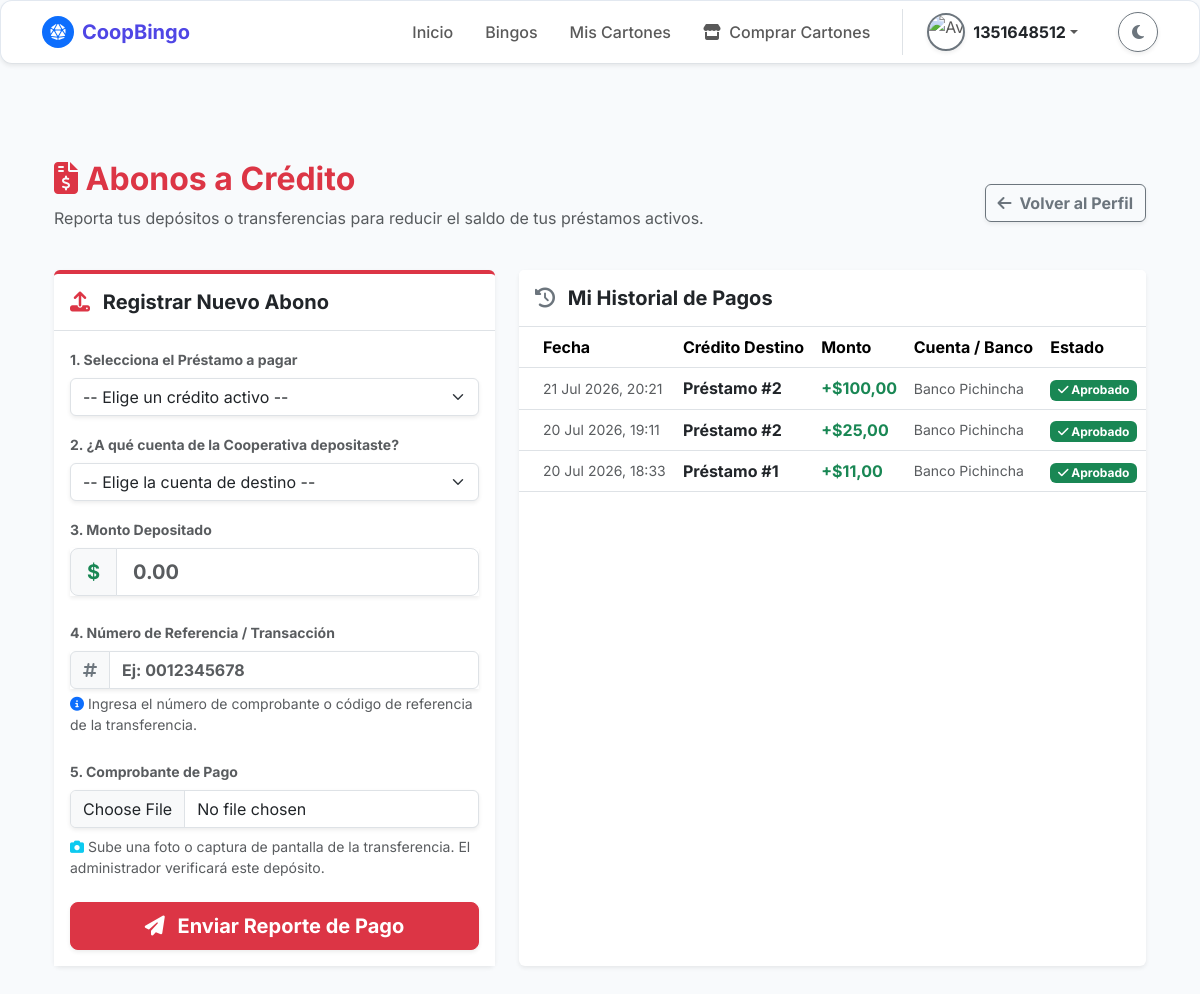
Before: /negocio/pagos/ (signed in) with the older database file.
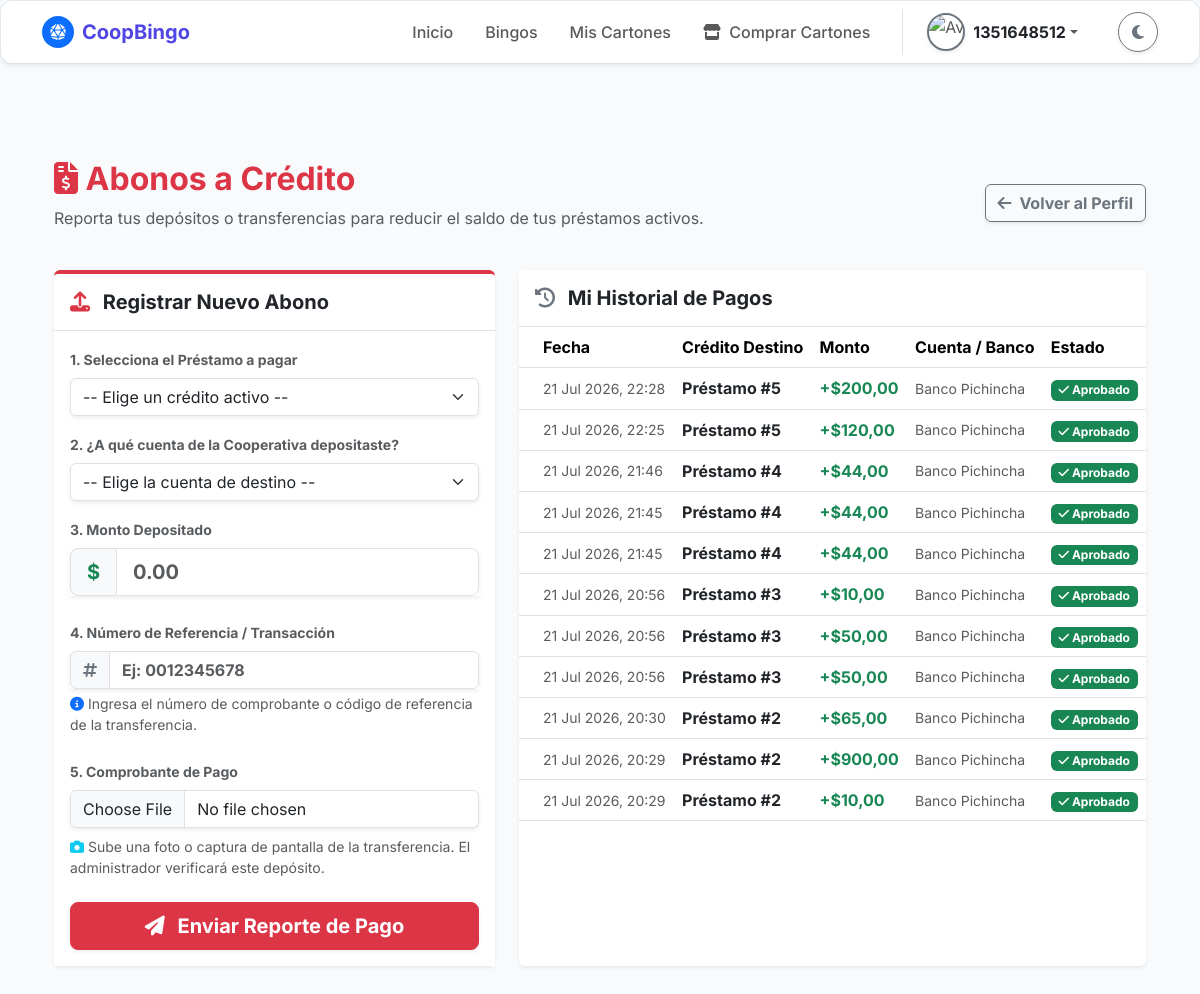
After: the same page with the newer database file.
### bingo/models.py (models this page shows, shortened)
class Pago(models.Model):
    ESTADO_PAGO_CHOICES = [
        ('Pendiente', 'Pendiente'),
        ('Validado', 'Validado'),
        ('Rechazado', 'Rechazado'),
    ]
    idpago = models.AutoField(primary_key=True)
    idprestamo = models.ForeignKey(
        'Prestamo',
        on_delete=models.PROTECT,
        db_column='idprestamo',
        verbose_name="Préstamo"
    )
    idmetodopago = models.ForeignKey(
        'MetodoPago',
        on_delete=models.PROTECT,
        db_column='idmetodopago',
        verbose_name="Método de Pago"
    )
    montopagado = models.DecimalField(
        max_digits=10,
        decimal_places=2,
        validators=[MinValueValidator(Decimal('0.01'))],
        verbose_name="Monto Pagado"
    )
    numeroreferencia = models.CharField(
        max_length=50,
        unique=True,
        null=True,
        blank=True,
        verbose_name="Número de Referencia"
    )
    fechapago = models.DateTimeField(
        auto_now_add=True,
        verbose_name="Fecha de Registro del Pago"
    )
    fechaconfirmacionadmin = models.DateTimeField(
        null=True,
        blank=True,
        verbose_name="Fecha Confirmación Admin"
    )
    comprobantepago = models.FileField(
        upload_to='media/pago/comprobantes_pagos/',
        max_length=255,
        null=False,
        blank=False,
        verbose_name="Archivo del Comprobante"
    )
    estadopago = models.CharField(
        max_length=20,
        choices=ESTADO_PAGO_CHOICES,
        default='Pendiente',
        verbose_name="Estado del Pago"
    )
    class Meta:
        db_table = 'Pago'
        verbose_name = 'Pago'
        verbose_name_plural = 'Pagos'

class Prestamo(models.Model):
    ESTADO_PRESTAMO_CHOICES = [
        ('Solicitado', 'Solicitado'),
        ('Aprobado', 'Aprobado'),
        ('En Curso', 'En Curso (Pagando)'),
        ('Liquidado', 'Liquidado'),
    ]
    idprestamo = models.AutoField(primary_key=True)
    idsocio = models.ForeignKey(
        'Socio',
        on_delete=models.PROTECT,
        db_column='idsocio',
        related_name='prestamos_solicitados',
        verbose_name="Socio Solicitante"
    )
    idgarante1 = models.ForeignKey(
        'Socio',
        on_delete=models.SET_NULL,
        null=True,
        blank=True,
        db_column='idgarante1',
        related_name='garantias_primarias',
        verbose_name="Garante Auxiliar si socio no paga"
    )
    idgarante2 = models.ForeignKey(
        'Socio',
        on_delete=models.SET_NULL,
        null=True,
        blank=True,
        db_column='idgarante2',
        related_name='garantias_secundarias',
        verbose_name="Garante Auxiliar 2 si socio no paga"
    )
    idcuentadestino = models.ForeignKey(
        'CuentaBancaria',
        on_delete=models.SET_NULL,
        null=True,
        blank=True,
        db_column='idcuentadestino',
        verbose_name="Cuenta para desembolso"
    )
    montoprestamosolicitado = models.DecimalField(
        max_digits=12,
        decimal_places=2,
        validators=[MinValueValidator(Decimal('0.01'))],
        verbose_name="Monto Solicitado"
    )
    tasainteres = models.DecimalField(
        max_digits=5,
        decimal_places=2,
        default=Decimal('0.00'),
        verbose_name="Tasa de Interés (%)"
    )
    montototalpagar = models.DecimalField(
        max_digits=12,
        decimal_places=2,
        verbose_name="Monto Total a Pagar"
    )
    saldopendiente = models.DecimalField(
        max_digits=12,
        decimal_places=2,
        verbose_name="Saldo Pendiente"
    )
    numerocuotas = models.IntegerField(
        default=1,
        validators=[MinValueValidator(1)],
        verbose_name="Número de Cuotas"
    )
    fechasolicitud = models.DateField(verbose_name="Fecha de Solicitud")
    fechavencimiento = models.DateField(verbose_name="Fecha de Vencimiento")
    estadoprestamo = models.CharField(
        max_length=20,
        choices=ESTADO_PRESTAMO_CHOICES,
        default='Solicitado', # Por lógica, todo préstamo inicia como solicitado
        verbose_name="Estado del Préstamo"
    )
    comprobantedesembolso = models.FileField(
        upload_to='media/prestamo/comprobantes_desembolso/',
        null=True,
        blank=True,
        verbose_name="Comprobante de Desembolso"
    )
    class Meta:
        db_table = 'Prestamo'
        verbose_name = 'Préstamo'
        verbose_name_plural = 'Préstamos'

class MetodoPago(models.Model):
    ESTADO_METODO_CHOICES = [
        ('Activo', 'Activo'),
        ('Inactivo', 'Inactivo'),
    ]
    idmetodopago = models.AutoField(primary_key=True)
    nombremetodopago = models.CharField(
        max_length=50,
        unique=True,
        verbose_name="Nombre del Método de Pago"
    )
    descripcionmetodopago = models.CharField(
        max_length=200,
        null=True,
        blank=True,
        verbose_name="Descripción del Método"
    )
    estadometodopago = models.CharField(
        max_length=20,
        choices=ESTADO_METODO_CHOICES,
        default='Activo',
        verbose_name="Estado del Método"
    )
    urlmetodopago = models.CharField(
        max_length=255,
        verbose_name="URL o Enlace del Método"
    )
    class Meta:
        db_table = 'MetodoPago'
        verbose_name = 'Método de Pago'
        verbose_name_plural = 'Métodos de Pago'

### bingo/views.py (the view, shortened to what this page needs)
# urls.py: path('negocio/pagos/', views.pago, name='pago'),
@login_required
def pago(request):
    socio = Socio.objects.filter(cisocio=request.user.username).first()
    if not socio or socio.estadosocio not in ['Activo', 'Active']:
        messages.warning(request, "Debes ser un Socio activo para registrar pagos de préstamos.")
        return redirect('inicio')
    prestamos_activos = Prestamo.objects.filter(idsocio=socio, estadoprestamo='En Curso')
    metodos_activos = MetodoPago.objects.filter(estadometodopago='Activo')
    historial_pagos = Pago.objects.filter(idprestamo__idsocio=socio).order_by('-fechapago')
    contexto = {
        'socio': socio,
        'prestamos_activos': prestamos_activos,
        'metodos_activos': metodos_activos,
        'historial_pagos': historial_pagos
    }
    return render(request, 'negocio/pago.html', contexto)

### bingo/templates/negocio/pago.html (shortened to what the changed rows need)
{% extends 'comunes/base.html' %}
{% load static %}
{% block content %}
<div class="container mt-5 mb-5">
    <div class="row mb-4">
        <div class="col-12 d-flex justify-content-between align-items-center flex-wrap">
            <div>
                <h2 class="mb-2 text-danger fw-bold"><i class="fas fa-file-invoice-dollar"></i> Abonos a Crédito</h2>
            </div>
        </div>
    </div>
    <div class="row g-4">
        <div class="col-lg-7">
            <div class="card shadow-sm border-0 h-100">
                <div class="card-body p-0">
                    <div class="table-responsive" style="max-height: 500px; overflow-y: auto;">
                        <table class="table table-hover align-middle mb-0">
                            <thead class="bg-body-tertiary sticky-top">
                                <tr>
                                    <th class="ps-4">Fecha</th>
                                    <th>Crédito Destino</th>
                                    <th>Monto</th>
                                    <th>Cuenta / Banco</th>
                                    <th>Estado</th>
                                </tr>
                            </thead>
                            <tbody>
                                {% for pago in historial_pagos %}
                                <tr>
                                    <td class="ps-4 text-muted small">{{ pago.fechapago|date:"d M Y, H:i" }}</td>
                                    <td>
                                        <span class="fw-bold text-body">Préstamo #{{ pago.idprestamo.idprestamo }}</span>
                                    </td>
                                    <td class="fw-bold text-success">+${{ pago.montopagado|floatformat:2 }}</td>
                                    <td class="small text-muted">
                                        {{ pago.idmetodopago.nombremetodopago }}
                                    </td>
                                    <td>
                                        {% if pago.estadopago == 'Aprobado' or pago.estadopago == 'Validado' %}
                                            <span class="badge bg-success"><i class="fas fa-check"></i> Aprobado</span>
                                        {% elif pago.estadopago == 'Pendiente' %}
                                            <span class="badge bg-warning text-dark"><i class="fas fa-clock"></i> En Revisión</span>
                                        {% elif pago.estadopago == 'Rechazado' %}
                                            <span class="badge bg-danger"><i class="fas fa-times"></i> Rechazado</span>
                                        {% else %}
                                            <span class="badge bg-secondary">{{ pago.estadopago }}</span>
                                        {% endif %}
                                    </td>
                                </tr>
                                {% endfor %}
                            </tbody>
                        </table>
                    </div>
                </div>
            </div>
        </div>
    </div>
</div>
{% endblock %}

Changed rows visible on the page:
no longer on this page (row unchanged): Pago: fechapago "21 Jul 2026, 20:21", idprestamo.idprestamo "2", montopagado "100,00", idmetodopago.nombremetodopago "Banco Pichincha", estadopago "Validado" (drawn)
no longer on this page (row unchanged): Pago: fechapago "20 Jul 2026, 19:11", idprestamo.idprestamo "2", montopagado "25,00", idmetodopago.nombremetodopago "Banco Pichincha", estadopago "Validado" (drawn)
no longer on this page (row unchanged): Pago: fechapago "20 Jul 2026, 18:33", idprestamo.idprestamo "1", montopagado "11,00", idmetodopago.nombremetodopago "Banco Pichincha", estadopago "Validado" (drawn)
added Pago: fechapago "21 Jul 2026, 22:28", idprestamo.idprestamo "5", montopagado "200,00", idmetodopago.nombremetodopago "Banco Pichincha", estadopago "Validado" (drawn)
added Pago: fechapago "21 Jul 2026, 22:25", idprestamo.idprestamo "5", montopagado "120,00", idmetodopago.nombremetodopago "Banco Pichincha", estadopago "Validado" (drawn)
added Pago: fechapago "21 Jul 2026, 21:46", idprestamo.idprestamo "4", montopagado "44,00", idmetodopago.nombremetodopago "Banco Pichincha", estadopago "Validado" (drawn)
added Pago: fechapago "21 Jul 2026, 21:45", idprestamo.idprestamo "4", montopagado "44,00", idmetodopago.nombremetodopago "Banco Pichincha", estadopago "Validado" (drawn)
added Pago: fechapago "21 Jul 2026, 21:45", idprestamo.idprestamo "4", montopagado "44,00", idmetodopago.nombremetodopago "Banco Pichincha", estadopago "Validado" (drawn)
added Pago: fechapago "21 Jul 2026, 20:56", idprestamo.idprestamo "3", montopagado "10,00", idmetodopago.nombremetodopago "Banco Pichincha", estadopago "Validado" (drawn)
added Pago: fechapago "21 Jul 2026, 20:56", idprestamo.idprestamo "3", montopagado "50,00", idmetodopago.nombremetodopago "Banco Pichincha", estadopago "Validado" (drawn)
added Pago: fechapago "21 Jul 2026, 20:56", idprestamo.idprestamo "3", montopagado "50,00", idmetodopago.nombremetodopago "Banco Pichincha", estadopago "Validado" (drawn)
added Pago: fechapago "21 Jul 2026, 20:30", idprestamo.idprestamo "2", montopagado "65,00", idmetodopago.nombremetodopago "Banco Pichincha", estadopago "Validado" (drawn)
added Pago: fechapago "21 Jul 2026, 20:29", idprestamo.idprestamo "2", montopagado "900,00", idmetodopago.nombremetodopago "Banco Pichincha", estadopago "Validado" (drawn)
added Pago: fechapago "21 Jul 2026, 20:29", idprestamo.idprestamo "2", montopagado "10,00", idmetodopago.nombremetodopago "Banco Pichincha", estadopago "Validado" (drawn)
